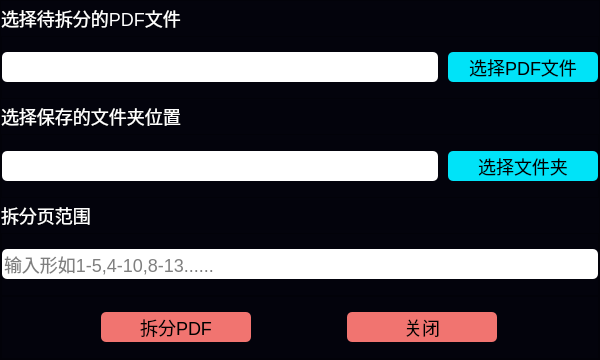
<?xml version="1.0" encoding="UTF-8"?>
<ui version="4.0">
 <class>MainWindow</class>
 <widget class="QMainWindow" name="MainWindow">
  <property name="geometry">
   <rect>
    <x>0</x>
    <y>0</y>
    <width>600</width>
    <height>360</height>
   </rect>
  </property>
  <property name="windowTitle">
   <string>MainWindow</string>
  </property>
  <widget class="QWidget" name="centralwidget">
   <property name="styleSheet">
    <string notr="true">font-family:'微软雅黑 Light';
font-size:18px;</string>
   </property>
   <layout class="QVBoxLayout" name="verticalLayout">
    <property name="spacing">
     <number>0</number>
    </property>
    <property name="leftMargin">
     <number>0</number>
    </property>
    <property name="topMargin">
     <number>0</number>
    </property>
    <property name="rightMargin">
     <number>0</number>
    </property>
    <property name="bottomMargin">
     <number>0</number>
    </property>
    <item>
     <widget class="QFrame" name="frame">
      <property name="styleSheet">
       <string notr="true">background-color:#03030C;</string>
      </property>
      <property name="frameShape">
       <enum>QFrame::StyledPanel</enum>
      </property>
      <property name="frameShadow">
       <enum>QFrame::Raised</enum>
      </property>
      <layout class="QVBoxLayout" name="verticalLayout_2">
       <property name="spacing">
        <number>0</number>
       </property>
       <property name="leftMargin">
        <number>0</number>
       </property>
       <property name="topMargin">
        <number>0</number>
       </property>
       <property name="rightMargin">
        <number>0</number>
       </property>
       <property name="bottomMargin">
        <number>0</number>
       </property>
       <item>
        <widget class="QLabel" name="label">
         <property name="maximumSize">
          <size>
           <width>16777215</width>
           <height>35</height>
          </size>
         </property>
         <property name="styleSheet">
          <string notr="true">background:transparent;
color:white;</string>
         </property>
         <property name="text">
          <string>选择待拆分的PDF文件</string>
         </property>
        </widget>
       </item>
       <item>
        <widget class="QFrame" name="frame_2">
         <property name="frameShape">
          <enum>QFrame::StyledPanel</enum>
         </property>
         <property name="frameShadow">
          <enum>QFrame::Raised</enum>
         </property>
         <layout class="QHBoxLayout" name="horizontalLayout_4">
          <property name="spacing">
           <number>10</number>
          </property>
          <property name="leftMargin">
           <number>0</number>
          </property>
          <property name="topMargin">
           <number>0</number>
          </property>
          <property name="rightMargin">
           <number>0</number>
          </property>
          <property name="bottomMargin">
           <number>0</number>
          </property>
          <item>
           <widget class="QLineEdit" name="lineEdit_split_pdf">
            <property name="minimumSize">
             <size>
              <width>0</width>
              <height>30</height>
             </size>
            </property>
            <property name="styleSheet">
             <string notr="true">background-color:white;
color:black;
border-radius:5px;</string>
            </property>
            <property name="placeholderText">
             <string/>
            </property>
           </widget>
          </item>
          <item>
           <widget class="QPushButton" name="pushButton_split_pdf">
            <property name="minimumSize">
             <size>
              <width>150</width>
              <height>30</height>
             </size>
            </property>
            <property name="styleSheet">
             <string notr="true">background:#00e3f8;
border:none;
border-radius:5px;</string>
            </property>
            <property name="text">
             <string>选择PDF文件</string>
            </property>
           </widget>
          </item>
         </layout>
        </widget>
       </item>
       <item>
        <widget class="QLabel" name="label_2">
         <property name="maximumSize">
          <size>
           <width>16777215</width>
           <height>35</height>
          </size>
         </property>
         <property name="styleSheet">
          <string notr="true">background:transparent;
color:white;</string>
         </property>
         <property name="text">
          <string>选择保存的文件夹位置</string>
         </property>
        </widget>
       </item>
       <item>
        <widget class="QFrame" name="frame_3">
         <property name="frameShape">
          <enum>QFrame::StyledPanel</enum>
         </property>
         <property name="frameShadow">
          <enum>QFrame::Raised</enum>
         </property>
         <layout class="QHBoxLayout" name="horizontalLayout_3">
          <property name="spacing">
           <number>10</number>
          </property>
          <property name="leftMargin">
           <number>0</number>
          </property>
          <property name="topMargin">
           <number>0</number>
          </property>
          <property name="rightMargin">
           <number>0</number>
          </property>
          <property name="bottomMargin">
           <number>0</number>
          </property>
          <item>
           <widget class="QLineEdit" name="lineEdit_save_split_pdf">
            <property name="minimumSize">
             <size>
              <width>0</width>
              <height>30</height>
             </size>
            </property>
            <property name="styleSheet">
             <string notr="true">background-color:white;
color:black;
border-radius:5px;</string>
            </property>
           </widget>
          </item>
          <item>
           <widget class="QPushButton" name="pushButton_save_split_pdf">
            <property name="minimumSize">
             <size>
              <width>150</width>
              <height>30</height>
             </size>
            </property>
            <property name="styleSheet">
             <string notr="true">background:#00e3f8;
border:none;
border-radius:5px;</string>
            </property>
            <property name="text">
             <string>选择文件夹</string>
            </property>
           </widget>
          </item>
         </layout>
        </widget>
       </item>
       <item>
        <widget class="QLabel" name="label_3">
         <property name="maximumSize">
          <size>
           <width>16777215</width>
           <height>35</height>
          </size>
         </property>
         <property name="styleSheet">
          <string notr="true">background:transparent;
color:white;</string>
         </property>
         <property name="text">
          <string>拆分页范围</string>
         </property>
        </widget>
       </item>
       <item>
        <widget class="QFrame" name="frame_5">
         <property name="frameShape">
          <enum>QFrame::StyledPanel</enum>
         </property>
         <property name="frameShadow">
          <enum>QFrame::Raised</enum>
         </property>
         <layout class="QHBoxLayout" name="horizontalLayout_2">
          <property name="spacing">
           <number>10</number>
          </property>
          <property name="leftMargin">
           <number>0</number>
          </property>
          <property name="topMargin">
           <number>0</number>
          </property>
          <property name="rightMargin">
           <number>0</number>
          </property>
          <property name="bottomMargin">
           <number>0</number>
          </property>
          <item>
           <widget class="QLineEdit" name="lineEdit_split_page_range">
            <property name="minimumSize">
             <size>
              <width>0</width>
              <height>30</height>
             </size>
            </property>
            <property name="styleSheet">
             <string notr="true">background-color:white;
color:black;
border-radius:5px;</string>
            </property>
            <property name="placeholderText">
             <string>输入形如1-5,4-10,8-13......</string>
            </property>
           </widget>
          </item>
         </layout>
        </widget>
       </item>
       <item>
        <widget class="QFrame" name="frame_4">
         <property name="frameShape">
          <enum>QFrame::StyledPanel</enum>
         </property>
         <property name="frameShadow">
          <enum>QFrame::Raised</enum>
         </property>
         <layout class="QHBoxLayout" name="horizontalLayout">
          <item>
           <widget class="QPushButton" name="pushButton_start_pdf_split">
            <property name="minimumSize">
             <size>
              <width>0</width>
              <height>30</height>
             </size>
            </property>
            <property name="maximumSize">
             <size>
              <width>150</width>
              <height>16777215</height>
             </size>
            </property>
            <property name="styleSheet">
             <string notr="true">background:#F17470;
border:none;
border-radius:5px;</string>
            </property>
            <property name="text">
             <string>拆分PDF</string>
            </property>
           </widget>
          </item>
          <item>
           <widget class="QPushButton" name="pushButton_quit">
            <property name="minimumSize">
             <size>
              <width>0</width>
              <height>30</height>
             </size>
            </property>
            <property name="maximumSize">
             <size>
              <width>150</width>
              <height>16777215</height>
             </size>
            </property>
            <property name="styleSheet">
             <string notr="true">background:#F17470;
border:none;
border-radius:5px;</string>
            </property>
            <property name="text">
             <string>关闭</string>
            </property>
           </widget>
          </item>
         </layout>
        </widget>
       </item>
      </layout>
     </widget>
    </item>
   </layout>
  </widget>
 </widget>
 <resources/>
 <connections/>
</ui>
